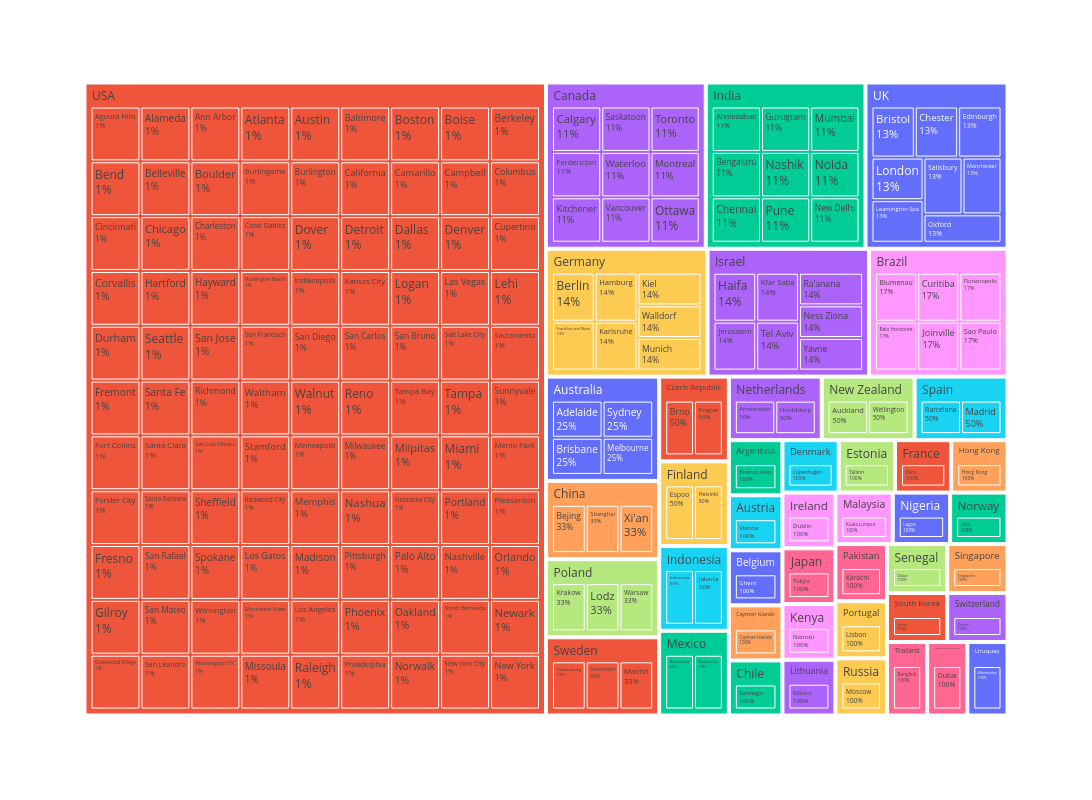

The code cell stored with this chart in its notebook:
### Code cell
fig = px.treemap(gr_cat, width=1280, height=800,
                 path=["Country","location_HQ"], values='size',
                 color='Country')
fig.update_traces(textinfo="label+percent parent")
fig.show()

### Figure 1 — Plotly figure (JSON) as saved in the notebook; plotly's stock layout.template omitted (floating-point values rounded to 4 significant figures; data arrays with more than 128 entries replaced by an {"elided": "..."} marker saying what was removed)
{"data": [{"branchvalues": "total", "customdata": {"elided": "242x1 str values"}, "domain": {"x": [0, 1], "y": [0, 1]}, "hovertemplate": "labels=%{label}<br>size=%{value}<br>parent=%{parent}<br>id=%{id}<br>Country=%{customdata[0]}<extra></extra>", "ids": {"elided": "242 str values"}, "labels": {"elided": "242 str values"}, "marker": {"colors": {"elided": "242 str values"}}, "name": "", "parents": {"elided": "242 str values"}, "textinfo": "label+percent parent", "type": "treemap", "values": {"elided": "242 int values"}}], "layout": {"height": 800, "legend": {"tracegroupgap": 0}, "margin": {"t": 60}, "width": 1280}}
